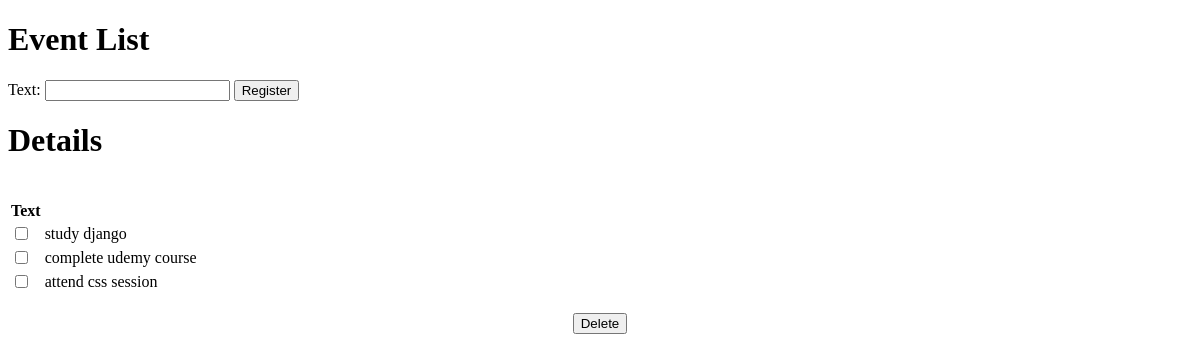
The page /show on the database as committed earlier.
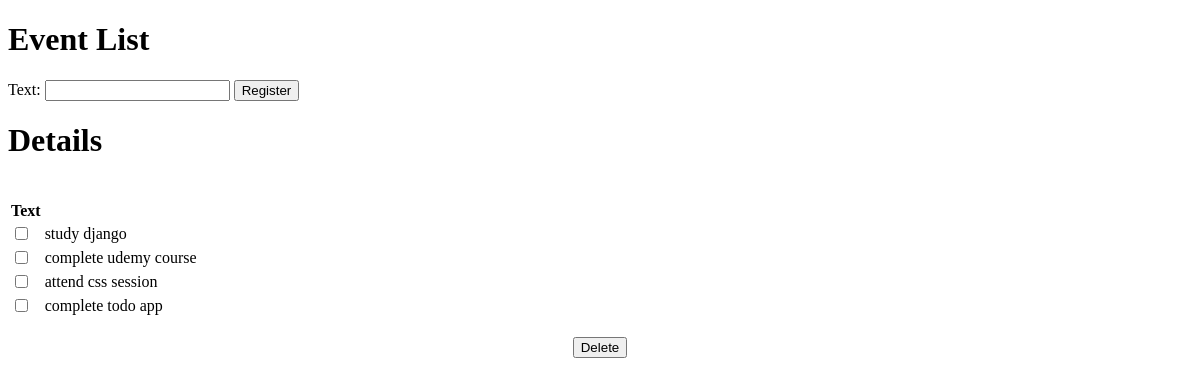
The same page on the database as committed later.
### todoapp/models.py (models this page shows)
class detailss(models.Model):
    text=models.CharField(max_length=100)
    completed=models.BooleanField()

### todoapp/views.py (the view)
# urls.py: path('show',views.show,name="show"),
def show(request):
        query_results = detailss.objects.all()
        context ={
            "results":query_results,
        }
        return render(request,'todoapp/show.html',context)

### todoapp/templates/todoapp/show.html (shortened to what this page needs)
{% load static %}
<!DOCTYPE html>
<html>
<body>
<h1>Event List</h1>
<form action="{% url 'details' %}" method="post">
<label for="text">Text:</label>
<input type="text" id="text" name="text">
<input type="submit" value="Register"/>
</form>
<table>
        <h1>Details</h1><br>
        <tr>
            <th>Text</th>
        </tr>
        {% for item in results %}
        <tr  onclick="window.location='{% url 'completed' item.id %}';">
            {% if item.completed  %}
                <td><input type="checkbox" checked ></td>
            {% else %}
                <td><input type="checkbox" unchecked ></td>
            {% endif %}
            <td>{{ item.text }}</td>
        </tr>
        {% endfor %}
        </table>
        <br><center>
        <button type="button" onclick="window.location='{% url 'deleted'  %}';" >Delete</button></center>
</body>
</html>

Rows that differ between the two databases and show on the page:
added detailss: text "complete todo app"
